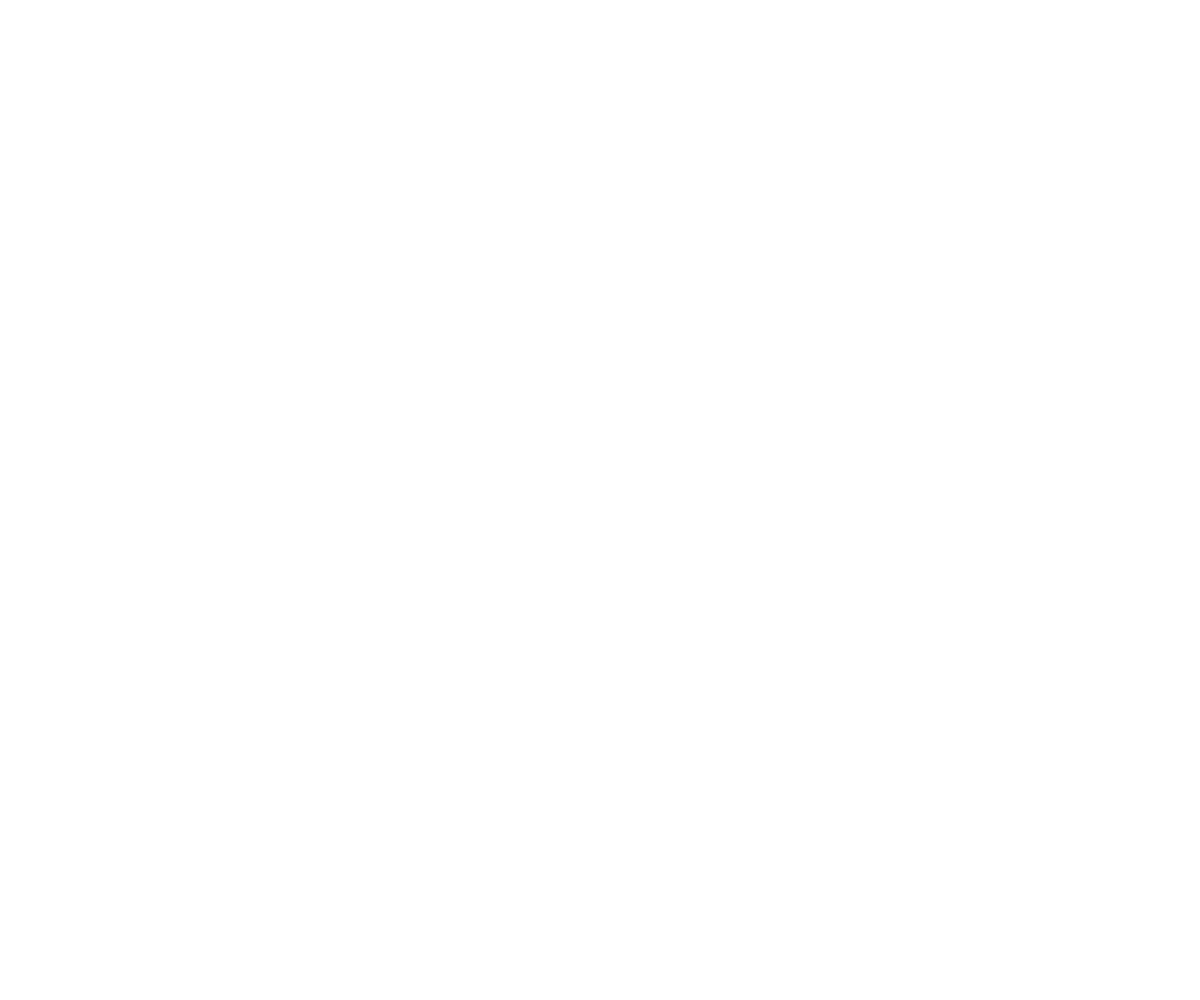
Frame 1 (no input)
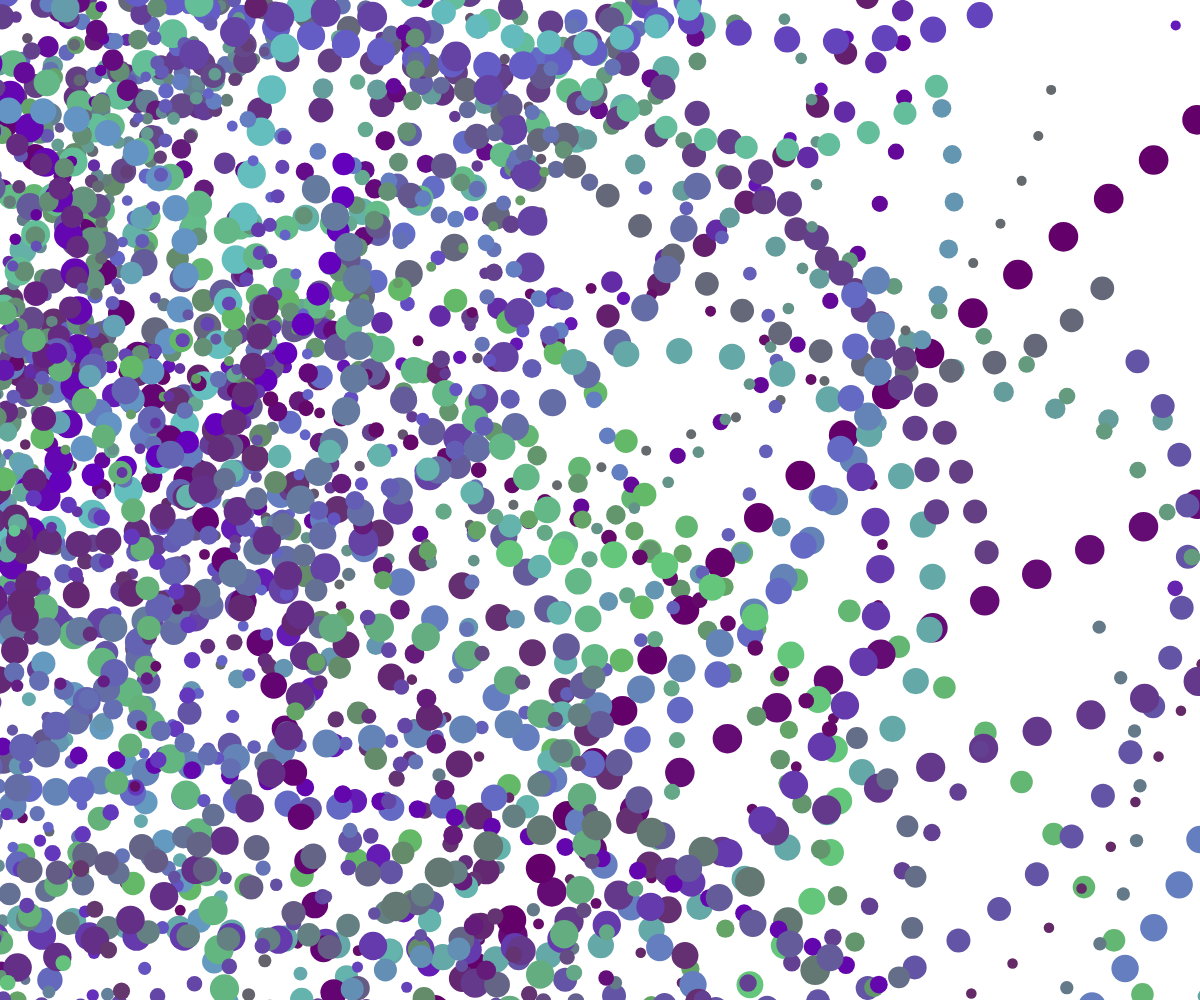
Frame 60 (no input)
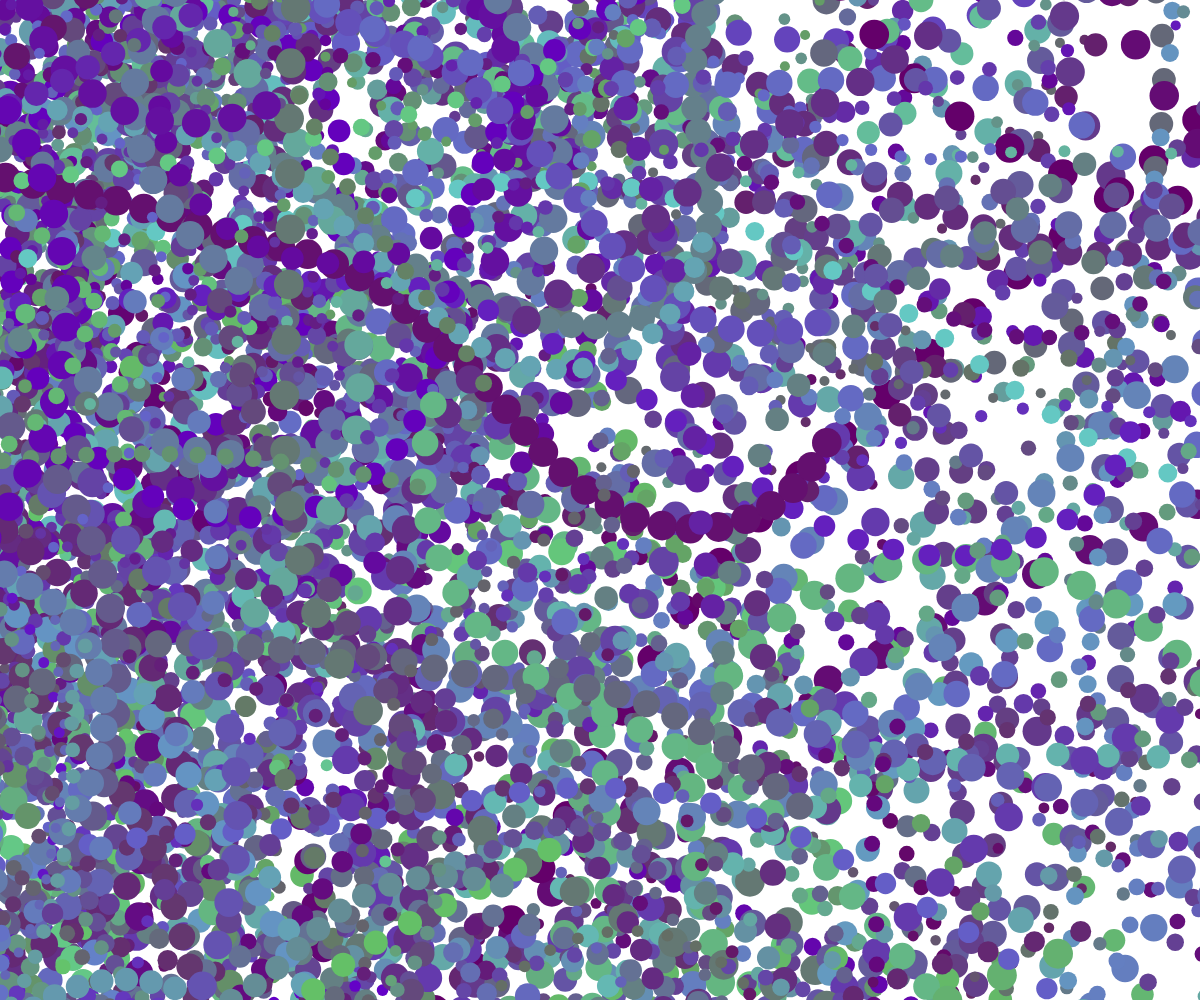
Frame 120 (the mouse pressed at the canvas centre since frame 60)

The p5.js sketch that drew these frames (run headless with seeded random() and noise() and a simulated clock; from frame 60 on, the mouse is pressed at the canvas centre):

// p5.js sketch
// ── sketch.js
let nPelotas = 1000;
let pelotas = [];


function setup() {
  createCanvas(windowWidth, windowHeight);
  for (let i = 0; i < nPelotas; i++) {
    pelotas[i] = new RandomWalek(i);
  }
}

function draw() {
  for (let i = 0; i < nPelotas; i++) {
    pelotas[i].update();
    pelotas[i].display();
  }
  
}

// _____
// __Classes__
// _____


// __Random walek__

class RandomWalek {
  constructor(_name) {
    this.red = random(100, 100);
    this.green = random(0, 200);
    this.blue = random(100, 200);

    this.t=0;
    this.tSpeed =random(0.1);
    this.noiseShift = random(10);

    this.pos = createVector(width /-1, height / 5);
    this.speed = createVector(random(20,10), random(60,20));
    this.diametro = random(10, 30);
    print('Hola! soy particulas cu te' + this.name);
  }

  update(_t) {
    this.speed.rotate(map(noise(this.t + this.noiseShift ),0, 1, -0.5, 0.5));
    this.pos.add(this.speed);

    this.t += this.tSpeed;
  }

  display() {
    noStroke ("rgba(1,0,0,1");
    strokeWeight(1)
    fill(this.red, this.green, this.blue);
    ellipse(this.pos.x, this.pos.y, this.diametro, this.diametro);
   

  }
}
